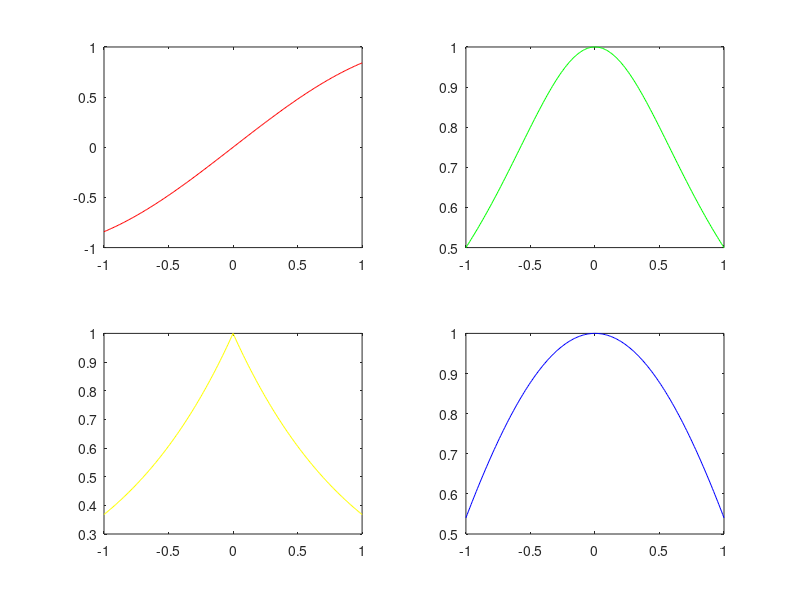

This chart was generated by the following MATLAB code:
clc
clear

x=[-1:0.01:1];
f1=1./(1+(x.*x));
f2=exp(-abs(x));
plot(x,sin(x),'r',x,f1,'g',x,f2,'y',x,cos(x),'b');

%b
plot(x,sin(x), 'r');
hold on
plot(x,f1, 'g');
plot(x,f2, 'y');
plot(x,cos(x), 'b');
hold off
%c
subplot(2,2,1);
plot(x,sin(x), 'r');
subplot(2,2,2);
plot(x,f1, 'g');
subplot(2,2,3);
plot(x,f2, 'y');
subplot(2,2,4);
plot(x,cos(x), 'b');